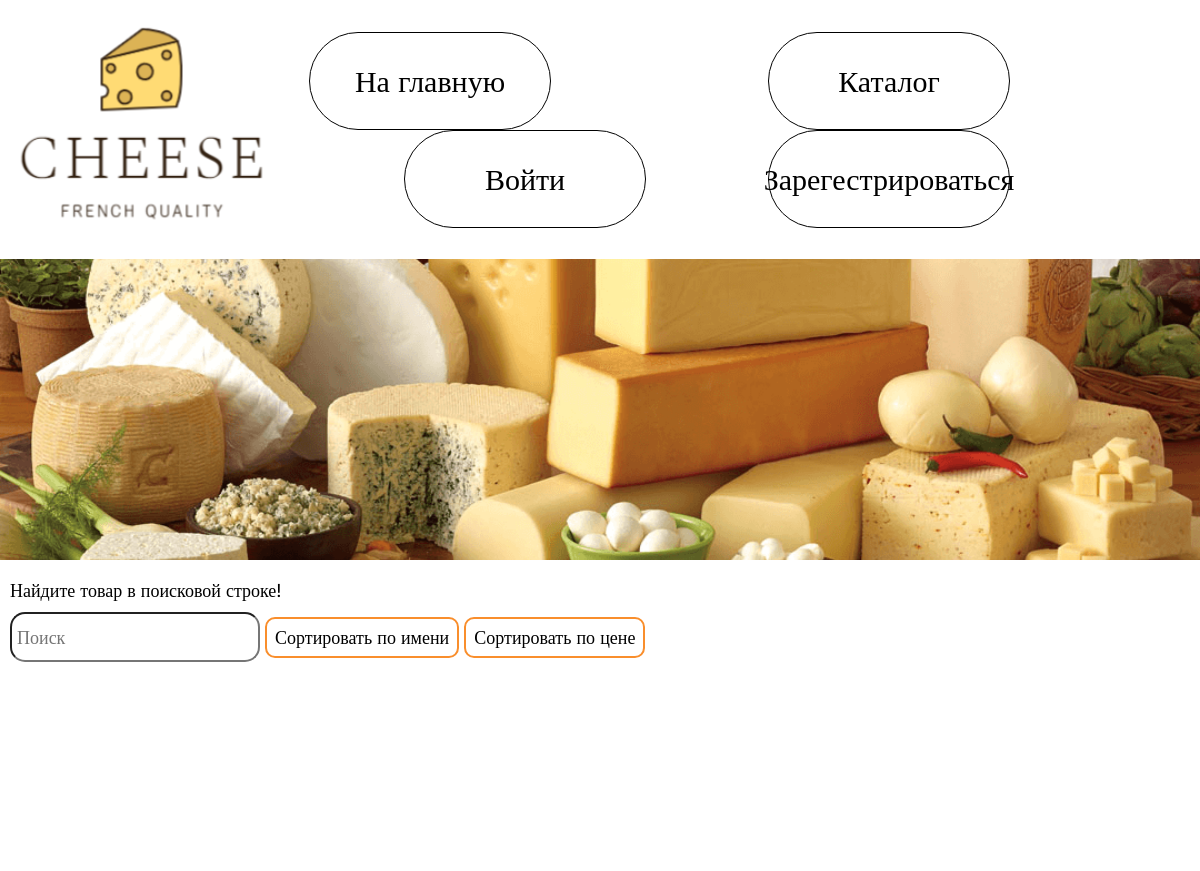
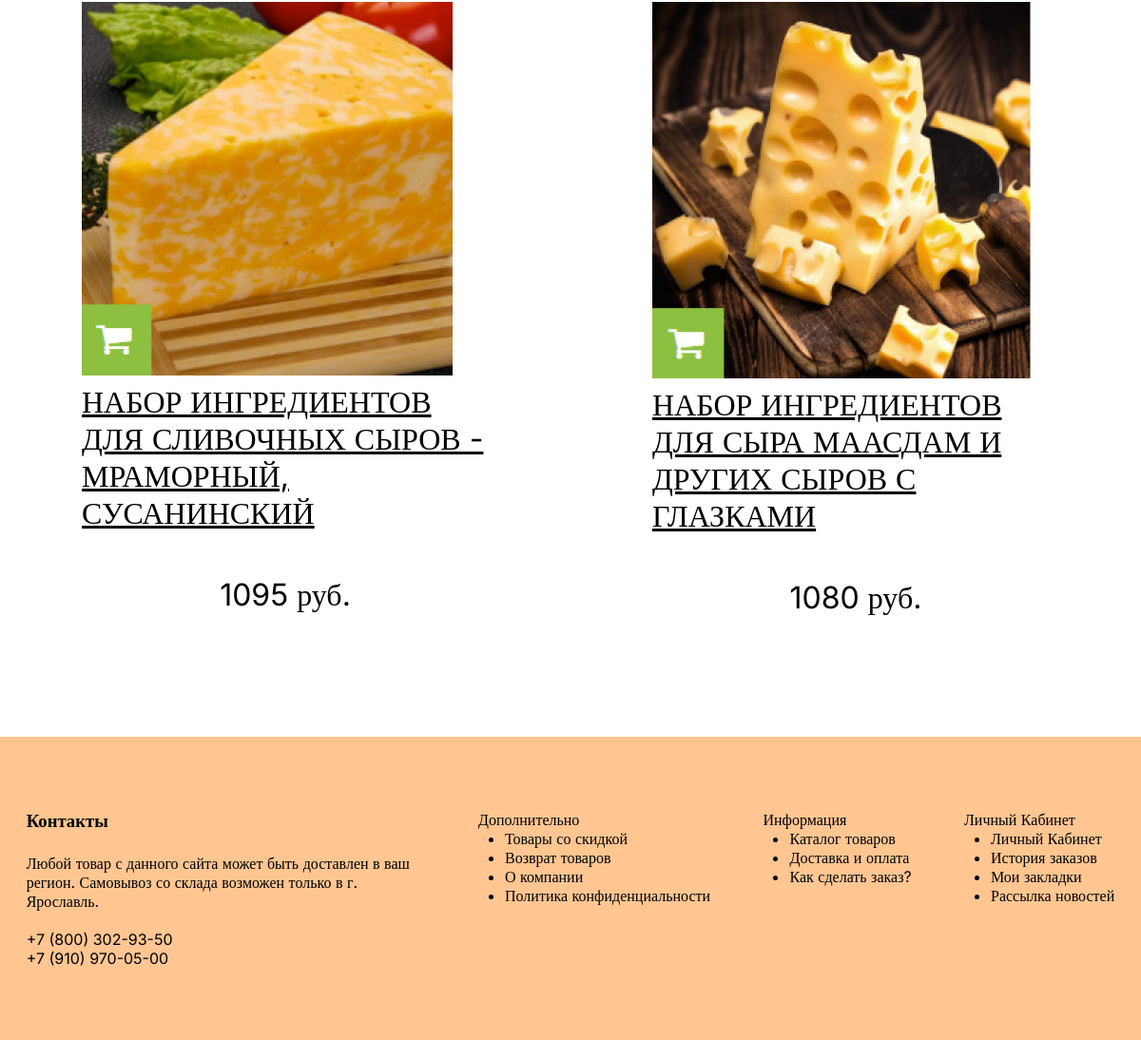
Page /catalog/ on the committed database (2 pictures, top to bottom).
### main/models.py (models this page shows, shortened)
class Product(models.Model):
    photo = models.ImageField(
        upload_to="photos",
        default=None, blank=True,
        null=True, verbose_name="Фото"
    )
    name = models.CharField('Наименование продукта', max_length = 200)
    price = models.IntegerField()
    class Meta:
        verbose_name = 'продукт'
        verbose_name_plural = 'Продукты'
    @property
    def photo_url(self):
        if self.photo and hasattr(self.photo, 'url'):
            return self.photo.url

### main/views.py (the view)
# urls.py: path('catalog/', catalog, name="catalog"),
def catalog(request):
    products = Product.objects.all()
    return render(request, 'main/catalog.html', {"products":products})

### main/templates/main/catalog.html (shortened to what this page needs)
{% extends 'main/base.html' %}
{% load static %}
{% block content %}
<div class="header-wrapper__banner"></div>
<section class="catalog">
  <div class="main" id="products">
    <div class="filters">
      <p>Найдите товар в поисковой строке!</p>
      <input class="search" placeholder="Поиск">
      <span class="sort" data-sort="prod__name">Сортировать по имени</span>
      <span class="sort" data-sort="prod_price">Сортировать по цене</span>
    </div>
    <div class="sec__catalog list">
      {% if products %}
        {% for elem in products %}
          <div class="catalog__prod">
            <img src="{{ elem.photo_url }}" alt="">
            <div class="prod-descr">
              <p class="prod__name">{{ elem.name }}<br><br></p>
              <p class="prod_price">{{ elem.price }} руб.</p>
            </div>
          </div>
        {% endfor %}
      {% else %}
      <h1>Ничего нет</h1>
      {% endif %}
    </div>
  </div>
</section>
{% endblock %}

### static/css/style.css (style rules this page uses)
* { box-sizing: border-box; margin: 0 auto; padding: 0; font-family: Inter; }
.header-wrapper__banner { width: 100%; height: 1064px; background-image: url("../img/bg_chease.png"); background-position: center; background-size: cover; }
.main { max-width: 1440px; }
.main .filters { margin: 20px 10px; font-size: 18px; }
.main .filters p { font-size: 18px; padding-bottom: 10px; }
.main .filters input.search { width: 250px; height: 50px; border-radius: 15px; font-size: 18px; padding-left: 5px; }
.main .filters span.sort { transition: all 0.15s; width: 100px; height: 50px; border: 2px solid #F98E2C; border-radius: 10px; padding: 8px; cursor: pointer; }
.main .sec__catalog { margin: 211px 0 119px; display: flex; flex-wrap: wrap; }
.main .sec__catalog .catalog__prod { max-width: 428px; font-size: 32px; }
.main .sec__catalog .catalog__prod .prod-descr { display: flex; flex-wrap: wrap; height: 250px; }
.main .sec__catalog .catalog__prod .prod-descr p.prod__name { text-decoration: underline; }
.main .sec__catalog .catalog__prod .prod-descr p.prod_price { text-align: left; }
.header-wrapper__banner { height: 301px; }

### rows in the picture
Product: photo_url (picture), name "НАБОР ИНГРЕДИЕНТОВ ДЛЯ СЛИВОЧНЫХ СЫРОВ - МРАМОРНЫЙ, СУСАНИНСКИЙ", price "1095"
Product: photo_url (picture), name "НАБОР ИНГРЕДИЕНТОВ ДЛЯ СЫРА МААСДАМ И ДРУГИХ СЫРОВ С ГЛАЗКАМИ", price "1080"
